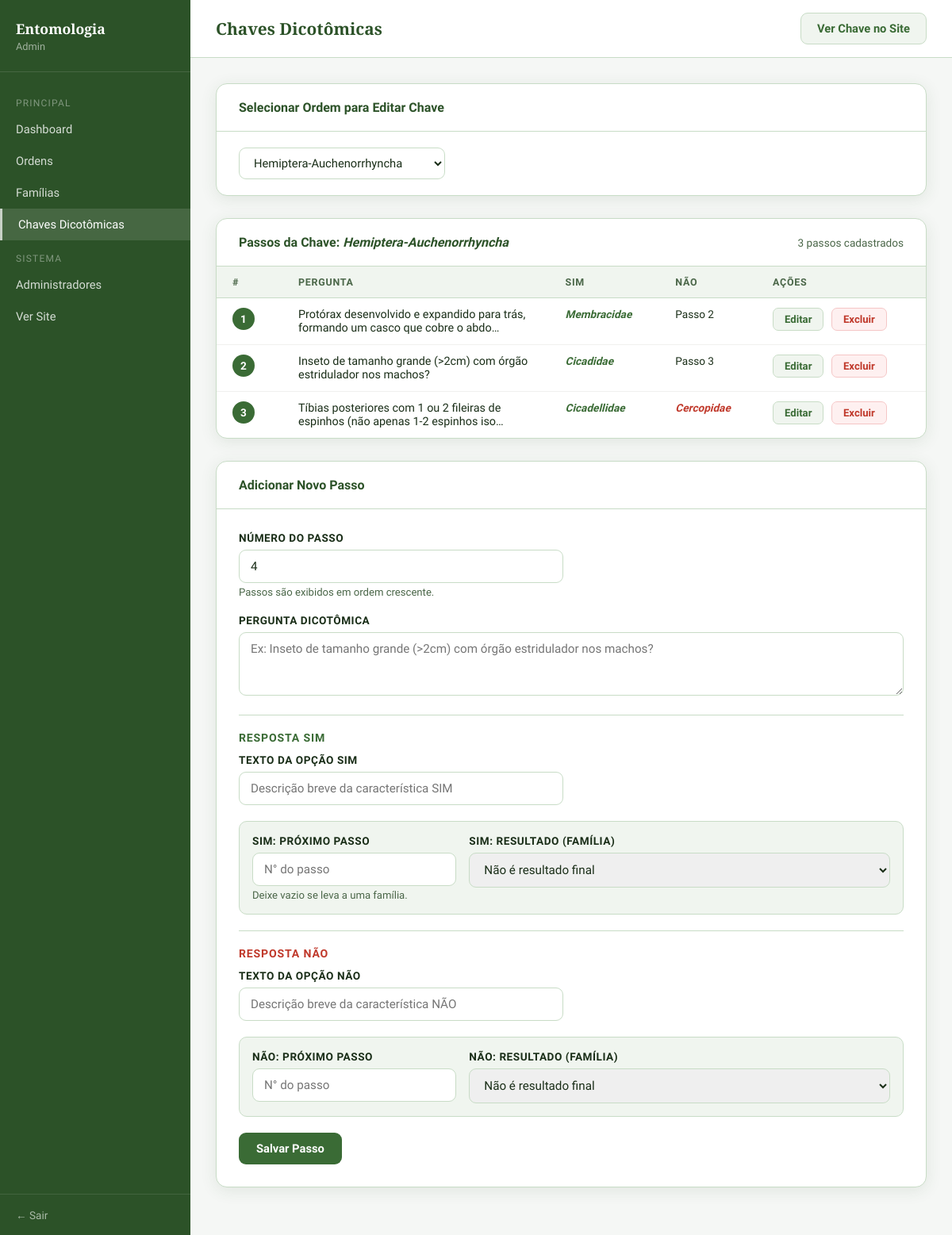
The app's page /admin/chaves.php?ordem_id=1 (signed in) with its own data.
### tables this page shows
CREATE TABLE `ordens` (
  `id` int(11) NOT NULL,
  `nome` varchar(100) NOT NULL,
  `descricao` text DEFAULT NULL,
  `caracteristicas` text DEFAULT NULL COMMENT 'JSON array de características gerais',
  `exemplos` varchar(255) DEFAULT NULL,
  `importancia_agricola` text DEFAULT NULL,
  `imagem` varchar(255) DEFAULT NULL,
  `ativo` tinyint(1) DEFAULT 1,
  `ordem_exibicao` int(11) DEFAULT 0,
  `criado_em` timestamp NOT NULL DEFAULT current_timestamp(),
  `atualizado_em` timestamp NOT NULL DEFAULT current_timestamp() ON UPDATE current_timestamp()
);

CREATE TABLE `chave_passos` (
  `id` int(11) NOT NULL,
  `ordem_id` int(11) NOT NULL,
  `passo_numero` int(11) NOT NULL,
  `pergunta` text NOT NULL,
  `opcao_sim_texto` varchar(255) DEFAULT NULL,
  `opcao_nao_texto` varchar(255) DEFAULT NULL,
  `sim_leva_passo` int(11) DEFAULT NULL COMMENT 'NULL = resultado final',
  `nao_leva_passo` int(11) DEFAULT NULL COMMENT 'NULL = resultado final',
  `sim_resultado_familia_id` int(11) DEFAULT NULL,
  `nao_resultado_familia_id` int(11) DEFAULT NULL
);

CREATE TABLE `familias` (
  `id` int(11) NOT NULL,
  `ordem_id` int(11) NOT NULL,
  `nome` varchar(100) NOT NULL,
  `descricao` text DEFAULT NULL,
  `exemplos` varchar(255) DEFAULT NULL,
  `imagem` varchar(255) DEFAULT NULL,
  `ativo` tinyint(1) DEFAULT 1
);

### admin/chaves.php (the view, shortened to what this page needs)
<!DOCTYPE html>
<html lang="pt-BR">
<head>
</head>
<body>
  <?php
  $pdo = getDB();
  $acao = $_GET['acao'] ?? 'listar';
  $ordem_id = (int)($_GET['ordem_id'] ?? 0);
  $ordens = $pdo->query("SELECT id, nome FROM ordens WHERE ativo=1 ORDER BY ordem_exibicao, id")->fetchAll();
  $passo_edit = null;
  $passos = [];
  if ($ordem_id) {
    $stmt = $pdo->prepare("
        SELECT cp.*,
               fs.nome AS sim_fam_nome, fn.nome AS nao_fam_nome
        FROM chave_passos cp
        LEFT JOIN familias fs ON fs.id = cp.sim_resultado_familia_id
        LEFT JOIN familias fn ON fn.id = cp.nao_resultado_familia_id
        WHERE cp.ordem_id = ?
        ORDER BY cp.passo_numero
    ");
    $stmt->execute([$ordem_id]);
    $passos = $stmt->fetchAll();
  }
  $prox_passo = 1;
  if ($passos) $prox_passo = max(array_column($passos, 'passo_numero')) + 1;
  ?>
  <nav class="sidebar">
    <div class="sidebar-logo">
      <h2>Entomologia</h2>
      <p>Admin</p>
    </div>
    <div class="nav">
      <div class="nav-section">Principal</div>
      <a href="index.php">Dashboard</a>
      <a href="ordens.php">Ordens</a>
      <a href="familias.php">Famílias</a>
      <a href="chaves.php" class="active">Chaves Dicotômicas</a>
      <div class="nav-section">Sistema</div>
      <a href="admins.php">Administradores</a>
      <a href="../index.php" target="_blank">Ver Site</a>
    </div>
    <div class="sidebar-bottom"><a href="logout.php">← Sair</a></div>
  </nav>
  <div class="main">
    <div class="topbar">
      <h1>Chaves Dicotômicas</h1>
      <?php if ($ordem_id): ?>
        <a href="../chave.php?ordem=<?= $ordem_id ?>" target="_blank" class="btn-secondary">Ver Chave no Site</a>
      <?php endif; ?>
    </div>
    <div class="content">
      <div class="card">
        <div class="card-header">
          <h3>Selecionar Ordem para Editar Chave</h3>
        </div>
        <div class="card-body" style="padding:20px 28px">
          <select class="ordem-select" onchange="location.href='chaves.php?ordem_id='+this.value">
            <?php foreach ($ordens as $o): ?>
              <option value="<?= $o['id'] ?>" <?= $ordem_id == $o['id'] ? 'selected' : '' ?>><?= htmlspecialchars($o['nome']) ?></option>
            <?php endforeach; ?>
          </select>
        </div>
      </div>
      <?php if ($ordem_id):
        $ordem_atual = $pdo->prepare("SELECT nome FROM ordens WHERE id=?");
        $ordem_atual->execute([$ordem_id]);
        $oNome = $ordem_atual->fetchColumn();
      ?>
        <div class="card">
          <div class="card-header">
            <h3>Passos da Chave: <em><?= htmlspecialchars($oNome) ?></em></h3>
            <span style="font-size:0.85rem;color:var(--texto-suave)"><?= count($passos) ?> passos cadastrados</span>
          </div>
          <?php if ($passos): ?>
            <table>
              <thead>
                <tr>
                  <th>#</th>
                  <th>Pergunta</th>
                  <th>SIM</th>
                  <th>NÃO</th>
                  <th>Ações</th>
                </tr>
              </thead>
              <tbody>
                <?php foreach ($passos as $p): ?>
                  <tr>
                    <td><span class="passo-num"><?= $p['passo_numero'] ?></span></td>
                    <td style="max-width:300px"><?= htmlspecialchars(mb_strimwidth($p['pergunta'], 0, 80, '…')) ?></td>
                    <td style="font-size:0.85rem">
                      <?php if ($p['sim_resultado_familia_id']): ?>
                        <strong style="color:var(--verde)"><em><?= htmlspecialchars($p['sim_fam_nome']) ?></em></strong>
                      <?php elseif ($p['sim_leva_passo']): ?>
                        Passo <?= $p['sim_leva_passo'] ?>
                      <?php else: echo '—';
                      endif; ?>
                    </td>
                    <td style="font-size:0.85rem">
                      <?php if ($p['nao_resultado_familia_id']): ?>
                        <strong style="color:#c0392b"><em><?= htmlspecialchars($p['nao_fam_nome']) ?></em></strong>
                      <?php elseif ($p['nao_leva_passo']): ?>
                      Passo <?= $p['nao_leva_passo'] ?>
                      <?php else: echo '—';
                      endif; ?>
                    </td>
                    <td>
                      <a href="?acao=editar&passo_id=<?= $p['id'] ?>&ordem_id=<?= $ordem_id ?>" class="btn-sm btn-edit">Editar</a>
                      <a href="?acao=del_passo&passo_id=<?= $p['id'] ?>&ordem_id=<?= $ordem_id ?>" class="btn-sm btn-del" onclick="return confirm('Excluir este passo?')">Excluir</a>
                    </td>
                  </tr>
                <?php endforeach; ?>
              </tbody>
            </table>
          <?php else: ?>
            <div style="padding:32px;text-align:center;color:var(--texto-suave)">Nenhum passo cadastrado para esta ordem.</div>
          <?php endif; ?>
        </div>
        <div class="card">
          <div class="card-header">
            <h3><?= ($acao === 'editar' && $passo_edit) ? 'Editar Passo ' . $passo_edit['passo_numero'] : 'Adicionar Novo Passo' ?></h3>
          </div>
          <div class="card-body">
            <form method="POST">
              <?php $pe = $passo_edit ?: []; ?>
              <div class="form-row" style="margin-bottom:20px">
                <div class="form-group" style="margin-bottom:0">
                  <label class="lbl">Número do Passo</label>
                  <input type="number" name="passo_numero" class="form-control" required min="1" value="<?= $pe['passo_numero'] ?? $prox_passo ?>">
                  <p class="hint">Passos são exibidos em ordem crescente.</p>
                </div>
              </div>
              <div class="form-group">
                <label class="lbl">Pergunta Dicotômica</label>
                <textarea name="pergunta" class="form-control" required placeholder="Ex: Inseto de tamanho grande (>2cm) com órgão estridulador nos machos?"><?= htmlspecialchars($pe['pergunta'] ?? '') ?></textarea>
              </div>
              <div class="divider"></div>
              <div class="section-label">Resposta SIM</div>
              <div class="form-row" style="margin-bottom:20px">
                <div class="form-group" style="margin-bottom:0">
                  <label class="lbl">Texto da opção SIM</label>
                  <input type="text" name="opcao_sim_texto" class="form-control" value="<?= htmlspecialchars($pe['opcao_sim_texto'] ?? '') ?>" placeholder="Descrição breve da característica SIM">
                </div>
              </div>
              <div class="resultado-box" style="margin-bottom:20px">
                <div class="form-row-3">
                  <div class="form-group" style="margin-bottom:0">
                    <label class="lbl">Sim: Próximo passo</label>
                    <input type="number" name="sim_leva_passo" class="form-control" min="1" value="<?= $pe['sim_leva_passo'] ?? '' ?>" placeholder="N° do passo">
                    <p class="hint">Deixe vazio se leva a uma família.</p>
                  </div>
                  <div class="form-group" style="margin-bottom:0;grid-column:span 2">
                    <label class="lbl">SIM: Resultado (família)</label>
                    <select name="sim_resultado_familia_id" class="form-control">
                      <option value="">Não é resultado final</option>
                    </select>
                  </div>
                </div>
              </div>
              <div class="divider"></div>
              <div class="section-label" style="color:#c0392b">Resposta NÃO</div>
              <div class="form-row" style="margin-bottom:20px">
                <div class="form-group" style="margin-bottom:0">
                  <label class="lbl">Texto da opção NÃO</label>
                  <input type="text" name="opcao_nao_texto" class="form-control" value="<?= htmlspecialchars($pe['opcao_nao_texto'] ?? '') ?>" placeholder="Descrição breve da característica NÃO">
                </div>
              </div>
              <div class="resultado-box" style="margin-bottom:20px">
                <div class="form-row-3">
                  <div class="form-group" style="margin-bottom:0">
                    <label class="lbl">NÃO: Próximo passo</label>
                    <input type="number" name="nao_leva_passo" class="form-control" min="1" value="<?= $pe['nao_leva_passo'] ?? '' ?>" placeholder="N° do passo">
                  </div>
                  <div class="form-group" style="margin-bottom:0;grid-column:span 2">
                    <label class="lbl">NÃO: Resultado (família)</label>
                    <select name="nao_resultado_familia_id" class="form-control">
                      <option value="">Não é resultado final</option>
                    </select>
                  </div>
                </div>
              </div>
              <div class="form-actions">
                <button type="submit" class="btn-primary">Salvar Passo</button>
              </div>
            </form>
          </div>
        </div>
      <?php endif; ?>
    </div>
  </div>
</body>
</html>

### records on screen
ordens: nome "Hemiptera-Auchenorrhyncha"
chave_passos: passo_numero "1", pergunta "Protórax desenvolvido e expandido para trás, formando um casco que cobre o abdo…", sim_resultado_familia.nome "Membracidae", nao_leva_passo "2"
chave_passos: passo_numero "2", pergunta "Inseto de tamanho grande (>2cm) com órgão estridulador nos machos?", sim_resultado_familia.nome "Cicadidae", nao_leva_passo "3"
chave_passos: passo_numero "3", pergunta "Tíbias posteriores com 1 ou 2 fileiras de espinhos (não apenas 1-2 espinhos iso…", sim_resultado_familia.nome "Cicadellidae", nao_resultado_familia.nome "Cercopidae"

### other values on screen
count($passos) "3"
form field value "Hemiptera-Auchenorrhyncha"
